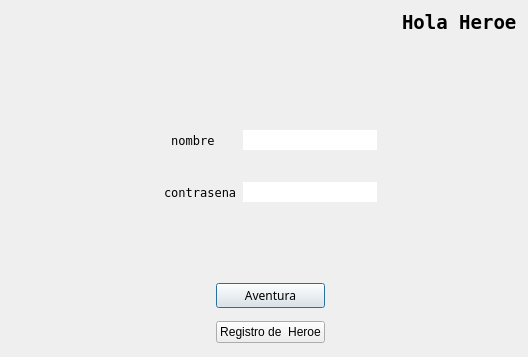
<?xml version="1.0" encoding="UTF-8"?>
<ui version="4.0">
 <class>Login</class>
 <widget class="QDialog" name="Login">
  <property name="geometry">
   <rect>
    <x>0</x>
    <y>0</y>
    <width>528</width>
    <height>357</height>
   </rect>
  </property>
  <property name="windowTitle">
   <string>Dialog</string>
  </property>
  <layout class="QGridLayout" name="gridLayout_4">
   <item row="0" column="0">
    <widget class="QLabel" name="label_6">
     <property name="text">
      <string/>
     </property>
    </widget>
   </item>
   <item row="0" column="1">
    <layout class="QGridLayout" name="gridLayout">
     <item row="2" column="2" colspan="2">
      <widget class="QLabel" name="label_5">
       <property name="font">
        <font>
         <family>MS Gothic</family>
         <pointsize>6</pointsize>
        </font>
       </property>
       <property name="text">
        <string/>
       </property>
      </widget>
     </item>
     <item row="5" column="0" colspan="4">
      <layout class="QGridLayout" name="gridLayout_3">
       <item row="0" column="0">
        <spacer name="verticalSpacer_2">
         <property name="orientation">
          <enum>Qt::Vertical</enum>
         </property>
         <property name="sizeHint" stdset="0">
          <size>
           <width>20</width>
           <height>13</height>
          </size>
         </property>
        </spacer>
       </item>
       <item row="1" column="0">
        <layout class="QGridLayout" name="gridLayout_2">
         <item row="0" column="0" rowspan="2">
          <spacer name="horizontalSpacer_9">
           <property name="orientation">
            <enum>Qt::Horizontal</enum>
           </property>
           <property name="sizeHint" stdset="0">
            <size>
             <width>128</width>
             <height>68</height>
            </size>
           </property>
          </spacer>
         </item>
         <item row="0" column="1">
          <widget class="QPushButton" name="pushButton">
           <property name="font">
            <font>
             <family>MS Gothic</family>
            </font>
           </property>
           <property name="text">
            <string>Aventura</string>
           </property>
          </widget>
         </item>
         <item row="1" column="1">
          <widget class="QPushButton" name="pushButton_2">
           <property name="font">
            <font>
             <family>MS UI Gothic</family>
            </font>
           </property>
           <property name="text">
            <string>Registro de  Heroe</string>
           </property>
          </widget>
         </item>
         <item row="0" column="2" rowspan="2">
          <spacer name="horizontalSpacer_10">
           <property name="orientation">
            <enum>Qt::Horizontal</enum>
           </property>
           <property name="sizeHint" stdset="0">
            <size>
             <width>128</width>
             <height>58</height>
            </size>
           </property>
          </spacer>
         </item>
        </layout>
       </item>
      </layout>
     </item>
     <item row="3" column="2">
      <widget class="QLineEdit" name="lineEdit_2">
       <property name="font">
        <font>
         <family>Arial</family>
         <pointsize>9</pointsize>
        </font>
       </property>
       <property name="frame">
        <bool>false</bool>
       </property>
       <property name="echoMode">
        <enum>QLineEdit::Password</enum>
       </property>
      </widget>
     </item>
     <item row="3" column="1">
      <widget class="QLabel" name="label_2">
       <property name="font">
        <font>
         <family>Terminal</family>
        </font>
       </property>
       <property name="text">
        <string>contrasena</string>
       </property>
      </widget>
     </item>
     <item row="3" column="3">
      <spacer name="horizontalSpacer_8">
       <property name="orientation">
        <enum>Qt::Horizontal</enum>
       </property>
       <property name="sizeHint" stdset="0">
        <size>
         <width>40</width>
         <height>20</height>
        </size>
       </property>
      </spacer>
     </item>
     <item row="2" column="0" colspan="2">
      <spacer name="horizontalSpacer_3">
       <property name="orientation">
        <enum>Qt::Horizontal</enum>
       </property>
       <property name="sizeHint" stdset="0">
        <size>
         <width>108</width>
         <height>20</height>
        </size>
       </property>
      </spacer>
     </item>
     <item row="1" column="3">
      <spacer name="horizontalSpacer_6">
       <property name="orientation">
        <enum>Qt::Horizontal</enum>
       </property>
       <property name="sizeHint" stdset="0">
        <size>
         <width>40</width>
         <height>20</height>
        </size>
       </property>
      </spacer>
     </item>
     <item row="4" column="0" colspan="2">
      <spacer name="horizontalSpacer_5">
       <property name="orientation">
        <enum>Qt::Horizontal</enum>
       </property>
       <property name="sizeHint" stdset="0">
        <size>
         <width>108</width>
         <height>20</height>
        </size>
       </property>
      </spacer>
     </item>
     <item row="1" column="0">
      <spacer name="horizontalSpacer_2">
       <property name="orientation">
        <enum>Qt::Horizontal</enum>
       </property>
       <property name="sizeHint" stdset="0">
        <size>
         <width>40</width>
         <height>20</height>
        </size>
       </property>
      </spacer>
     </item>
     <item row="3" column="0">
      <spacer name="horizontalSpacer_4">
       <property name="orientation">
        <enum>Qt::Horizontal</enum>
       </property>
       <property name="sizeHint" stdset="0">
        <size>
         <width>40</width>
         <height>20</height>
        </size>
       </property>
      </spacer>
     </item>
     <item row="4" column="2" colspan="2">
      <widget class="QLabel" name="label_4">
       <property name="font">
        <font>
         <family>MS Gothic</family>
         <pointsize>6</pointsize>
        </font>
       </property>
       <property name="text">
        <string/>
       </property>
      </widget>
     </item>
     <item row="0" column="0" colspan="4">
      <layout class="QVBoxLayout" name="verticalLayout">
       <item>
        <layout class="QHBoxLayout" name="horizontalLayout">
         <item>
          <spacer name="horizontalSpacer">
           <property name="orientation">
            <enum>Qt::Horizontal</enum>
           </property>
           <property name="sizeHint" stdset="0">
            <size>
             <width>208</width>
             <height>20</height>
            </size>
           </property>
          </spacer>
         </item>
         <item>
          <widget class="QLabel" name="label_3">
           <property name="font">
            <font>
             <family>Terminal</family>
             <pointsize>14</pointsize>
             <weight>75</weight>
             <bold>true</bold>
            </font>
           </property>
           <property name="text">
            <string>Hola Heroe</string>
           </property>
          </widget>
         </item>
        </layout>
       </item>
       <item>
        <spacer name="verticalSpacer">
         <property name="orientation">
          <enum>Qt::Vertical</enum>
         </property>
         <property name="sizeHint" stdset="0">
          <size>
           <width>20</width>
           <height>18</height>
          </size>
         </property>
        </spacer>
       </item>
      </layout>
     </item>
     <item row="1" column="1">
      <widget class="QLabel" name="label">
       <property name="font">
        <font>
         <family>Terminal</family>
        </font>
       </property>
       <property name="text">
        <string> nombre </string>
       </property>
      </widget>
     </item>
     <item row="1" column="2">
      <widget class="QLineEdit" name="lineEdit">
       <property name="font">
        <font>
         <family>MS UI Gothic</family>
         <pointsize>9</pointsize>
        </font>
       </property>
       <property name="frame">
        <bool>false</bool>
       </property>
      </widget>
     </item>
    </layout>
   </item>
  </layout>
 </widget>
 <resources/>
 <connections/>
</ui>
